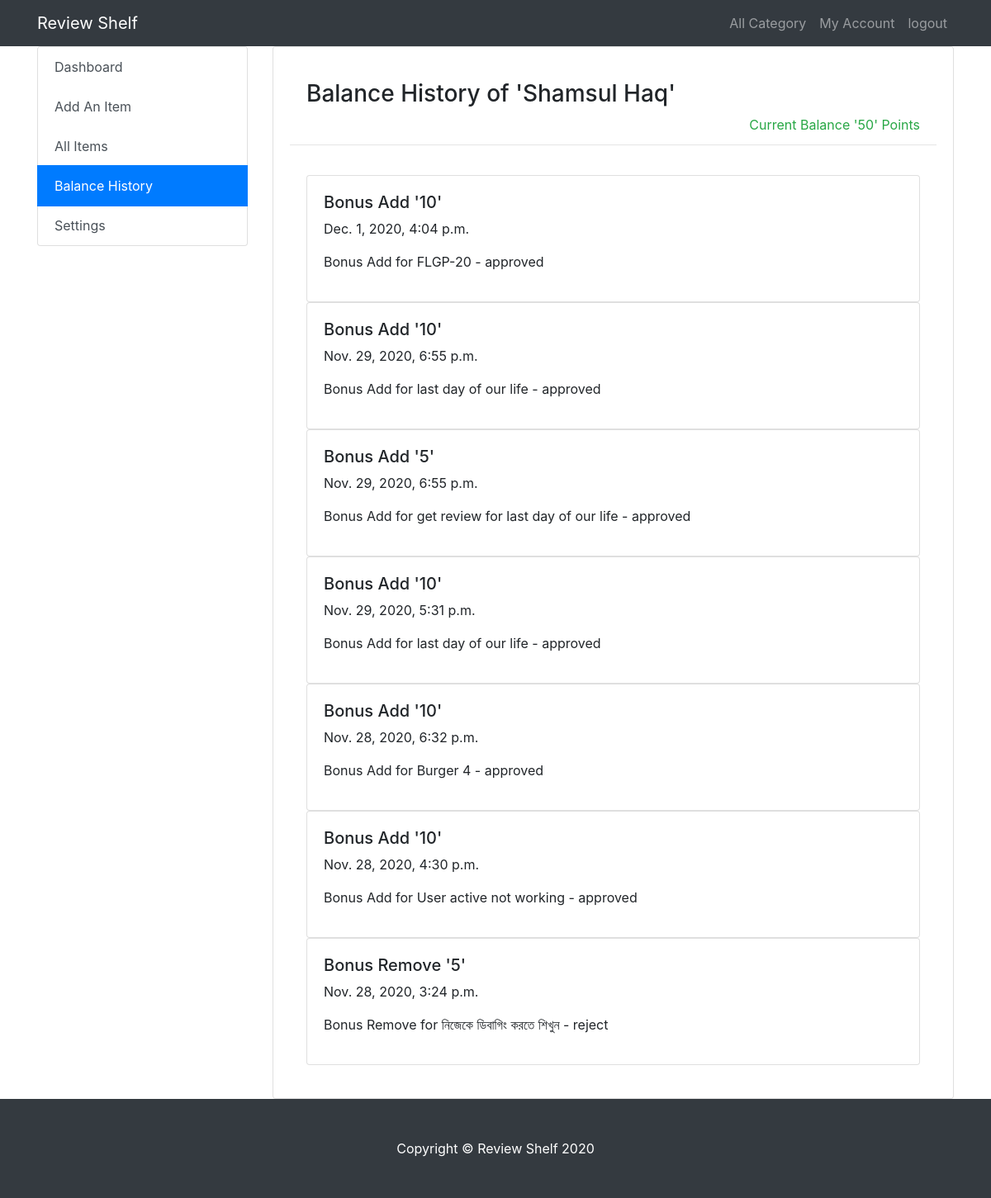
Screenshot of /myaccount/balance/history/ (signed in) with the database file from the repository.
### reviewapp/account/models.py (models this page shows, shortened)
class User(AbstractBaseUser, PermissionsMixin):
    first_name = models.CharField(max_length=100, blank=True, null=True)
    last_name = models.CharField(max_length=100, blank=True, null=True)
    email = models.EmailField(max_length=100, unique=True, blank=True)
    photo = models.FileField(upload_to='users', blank=True, null=True)
    gender = models.CharField(max_length=8, choices=GenderChoices.choices, blank=True, null=True)
    date_of_birth = models.DateField(blank=True, null=True)
    is_active = models.BooleanField(default=True)
    is_verified = models.BooleanField(default=False)
    is_staff = models.BooleanField(default=False)
    is_admin = models.BooleanField(default=False)
    phone_regex = RegexValidator(regex=r'^\+?1?\d{9,15}$', message=
                            "Phone number must be entered in the format: '+999999999'. Up to 15 digits allowed.")
    phone = models.CharField(_('phone number'), validators=[phone_regex],
                             max_length=15, unique=True, blank=True, null=True)
    date_joined = models.DateTimeField(verbose_name='date joined', auto_now_add=True)
    last_login = models.DateTimeField(verbose_name='last login', auto_now=True)
    activation_token = models.UUIDField(blank=True, null=True)
    balance = models.DecimalField(max_digits=9, decimal_places=0, default=0)
    bio = models.TextField(blank=True, null=True)
    USERNAME_FIELD = 'email'
    REQUIRED_FIELDS = ['first_name', 'last_name']
    objects = UserManager()
    balance_history = GenericRelation(BalanceHistory)
    class Meta:
        db_table = "users"
    def get_full_name(self):
        return self.first_name +" "+ self.last_name

class BalanceHistory(models.Model):
    created = models.DateTimeField(auto_now_add=True)
    update = models.DateTimeField(auto_now=True)
    title = models.CharField(
        max_length=255,
        blank=True, null=True,
        verbose_name="Name of Content",
        help_text="The name of the content from which this unit of history is generated"
    )
    description = models.CharField(
        max_length=255,
        blank=True, null=True,
        verbose_name="Description of Content",
        help_text="From where this unit of history is generated"
    )
    user = models.CharField(
        max_length=255,
        blank=True, null=True,
        verbose_name="User name",
        help_text="for which User"
    )
    content_type = models.ForeignKey(ContentType, on_delete=models.CASCADE)
    object_id = models.PositiveIntegerField()
    content_object = GenericForeignKey()

### reviewshelf/views.py (the view, shortened to what this page needs)
# urls.py: path('myaccount/balance/history/', BalanceHistoryView.as_view(), name='balance_history'),
class BalanceHistoryView(LoginRequiredMixin, ListView):
    template_name = 'my_Account/balance_history.html'
    model = BalanceHistory
    def get_context_data(self, *args, **kwargs):
        context = super(BalanceHistoryView, self).get_context_data(*args, **kwargs)
        context['user'] = User.objects.get(pk=self.request.user.pk)
        context['history'] = BalanceHistory.objects.filter(user=self.request.user.pk).order_by('-created')
        return context

### templates/my_Account/balance_history.html
{% extends 'my_Account/my_base.html' %}
{% block content_areat %}
    <div class="card">
        <div class="card-body">
            <div class="card-body">
                <h3>Balance History of '{{ user.get_full_name }}'</h3>
                <p class="float-right text-success">Current Balance '{{ user.balance }}' Points</p>
            </div>
            <hr>
            <div class="card-body">
                {% for his in history %}
                    <div class="card">
                        <div class="card-body">
                            <h5>{{ his.title }}</h5>
                            <p>{{ his.created }}</p>
                            <p>{{ his.description }}</p>
                        </div>
                    </div>
                    {% empty %}
                    <p class="text-info">No History Fund!</p>
                {% endfor %}
            </div>
        </div>
    </div>
{% endblock %}

### static/css/shop-homepage.css (style rules this page uses)
body { padding-top: 56px; }

### rows the page displays
User: get_full_name "Shamsul Haq", balance "50"
BalanceHistory: title "Bonus Add '10'", created "Dec. 1, 2020, 4:04 p.m.", description "Bonus Add for FLGP-20 - approved"
BalanceHistory: title "Bonus Add '10'", created "Nov. 29, 2020, 6:55 p.m.", description "Bonus Add for last day of our life - approved"
BalanceHistory: title "Bonus Add '5'", created "Nov. 29, 2020, 6:55 p.m.", description "Bonus Add for get review for last day of our life - approved"
BalanceHistory: title "Bonus Add '10'", created "Nov. 29, 2020, 5:31 p.m.", description "Bonus Add for last day of our life - approved"
BalanceHistory: title "Bonus Add '10'", created "Nov. 28, 2020, 6:32 p.m.", description "Bonus Add for Burger 4 - approved"
BalanceHistory: title "Bonus Add '10'", created "Nov. 28, 2020, 4:30 p.m.", description "Bonus Add for User active not working - approved"
BalanceHistory: title "Bonus Remove '5'", created "Nov. 28, 2020, 3:24 p.m.", description "Bonus Remove for নিজেকে ডিবাগিং করতে শিখুন - reject"
